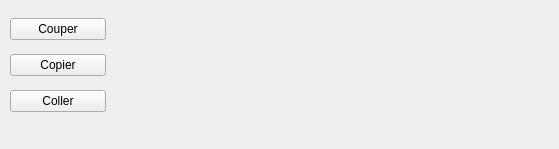
<?xml version="1.0" encoding="UTF-8"?>
<ui version="4.0">
 <class>MainToolBar</class>
 <widget class="QWidget" name="MainToolBar">
  <property name="geometry">
   <rect>
    <x>0</x>
    <y>0</y>
    <width>559</width>
    <height>149</height>
   </rect>
  </property>
  <property name="windowTitle">
   <string>Form</string>
  </property>
  <widget class="QWidget" name="widget" native="true">
   <property name="geometry">
    <rect>
     <x>10</x>
     <y>10</y>
     <width>96</width>
     <height>111</height>
    </rect>
   </property>
   <layout class="QVBoxLayout" name="verticalLayout">
    <item>
     <widget class="QPushButton" name="btnCouper">
      <property name="text">
       <string>Couper</string>
      </property>
     </widget>
    </item>
    <item>
     <widget class="QPushButton" name="btnCopier">
      <property name="text">
       <string>Copier</string>
      </property>
     </widget>
    </item>
    <item>
     <widget class="QPushButton" name="btnColler">
      <property name="text">
       <string>Coller</string>
      </property>
     </widget>
    </item>
   </layout>
  </widget>
 </widget>
 <resources/>
 <connections/>
</ui>
